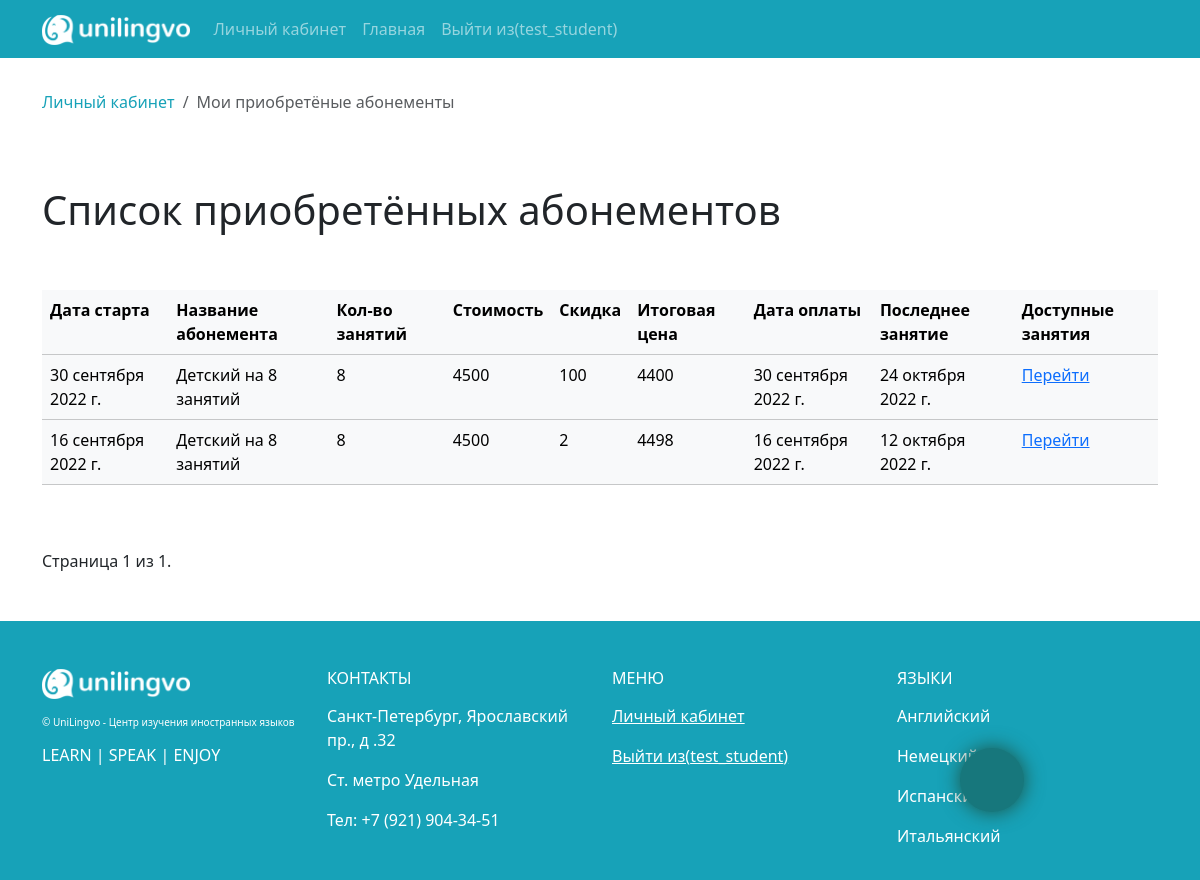
The app's page /abonements/student-abonements/ (signed in), older data.
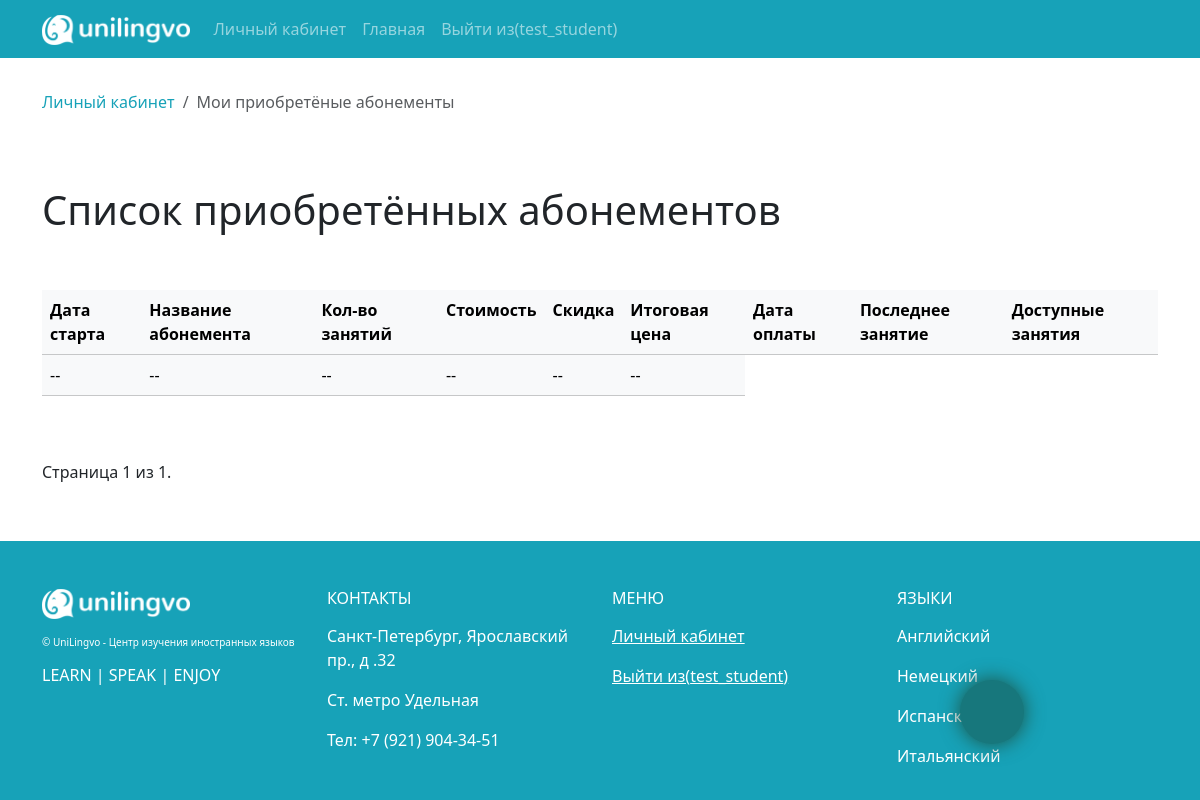
The same page, newer data.
### app_abonements/models.py (models this page shows, shortened)
class PaymentAbonement(models.Model):
    student = models.ForeignKey(Student, on_delete=models.CASCADE, verbose_name="Какой студент")
    abonement = models.ForeignKey(Abonement , on_delete=models.CASCADE, verbose_name="Какой абонемент")
    date_start = models.DateField(verbose_name="Дата старта абонемента")
    date_payment = models.DateField(verbose_name="Дата оплаты абонемента абонемента")
    discount = models.IntegerField(verbose_name="Скидка в рублях (если есть)" , blank=True, null=True)
    class Meta:
        verbose_name = "Оплата абонемента"
        verbose_name_plural = "Оплаты абонементов"

class Abonement(models.Model):
    name = models.CharField(verbose_name="Название абонемента", max_length=255)
    amount_lesson = models.IntegerField(verbose_name="Кол-во занятий")
    price = models.IntegerField(verbose_name="Стоимость абонемента (руб.)")
    duration = models.CharField(verbose_name="Продолжительность 1 занятия", max_length=255)
    description  = models.TextField(verbose_name="Описание")
    course = models.ManyToManyField(TrainingProgramm, verbose_name="К какому курсу", related_name='abonement_courses')
    photo = models.ImageField(verbose_name="Фото", upload_to=get_file_path)
    class Meta:
        verbose_name = "Абонемент"
        verbose_name_plural = "Абонементы"

### app_timetable/models.py (models this page shows, shortened)
class TimeTable(models.Model):
    group = models.ForeignKey(LearingGroup, on_delete=models.CASCADE, verbose_name='Для какой группы')
    date = models.DateField(verbose_name='Дата проведения занятия')
    comment = models.TextField(verbose_name='Комментарий (в случае необходимости)', blank=True)
    class Meta:
        verbose_name = "Расписание занятия группы"
        verbose_name_plural = "Расписание занятий групп"

### app_abonements/views.py (the view)
# urls.py: path('student-abonements/', StudentAbonementsView.as_view(), name="student_abonements"),
class StudentAbonementsView(DataMixin, LoginRequiredMixin, ListView):
    template_name = "app_abonements/student_abonements.html"
    paginate_by =  10
    def get_context_data(self, **kwargs):
        context = super().get_context_data(**kwargs)
        context['breadcrumbs'] = [
            {'link': reverse('profiles:personal_area'), 'title':'Личный кабинет'},
            {'link': '#', 'title': "Мои приобретёные абонементы"}
        ]
        data_mixin_context = self.get_user_context(title = "Оплаченные абонементы")
        return dict(list(context.items()) + list(data_mixin_context.items()))
    def get_queryset(self):
        return  PaymentAbonement.objects.filter(student = self.request.user).order_by('-date_start')

### app_abonements/templatetags/abonement_tags.py (called while the page is built)
@register.simple_tag()
def get_last_lesson_abonement(obj):
    last_date = TimeTable.objects.filter(group = obj.student.group, date__gte = obj.date_start)[obj.abonement.amount_lesson -2]
    return last_date.date or False

@register.simple_tag()
def get_result_price_value(a,b):
    return int(a) - int(b)

### app_lancen/templatetags/lancen_tags.py (called while the page is built)
@register.inclusion_tag('templatetags/breadcrumbs.html')
def breadcrums(list):
    return {'breadcrumbs': list}

### app_lancen/utils.py (called while the page is built)
    def get_user_context(self, **kwargs):
        context = kwargs
        modern_menu = menu.copy()
        if  self.request.user.is_authenticated:
            modern_menu.append({'title' : "Личный кабинет" , 'link' : 'profiles:personal_area'})
        if self.request.user.groups.filter(name='teacher').exists():
            context["pers_area_items"] = teacher_pers_area_items
        if self.request.user.groups.filter(name='student').exists():
            context["pers_area_items"] = student_pers_area_items
        if self.request.user.is_superuser:
            context["pers_area_items"] = admin_pers_area_items
        context['menu'] = modern_menu
        context["recall_form"] = RecallForm
        context['contact_form'] = ContactForm
        return context

### templates/app_abonements/student_abonements.html (shortened to what this page needs)
{% extends 'base.html' %}
{% load app_journal_tags %}
{% load lancen_tags %}
{% load abonement_tags %}
{% load static %}
{% block other_css %}
<link rel="stylesheet" href="{% static 'app_journal/css/journal.css' %}">
{% endblock other_css %}
{% block content %}
{% breadcrums breadcrumbs %}
<section class = "pb-5 pt-5">
    <h1>Список приобретённых абонементов</h1>
    <div class="journal_wrapper">
        <table class = "table table-light table-hover mt-5">
            <tr>
                <th>Дата старта</th>
                <th>Название абонемента</th>
                <th>Кол-во занятий</th>
                <th>Стоимость</th>
                <th>Скидка</th>
                <th>Итоговая цена</th>
                <th>Дата оплаты</th>
                <th>Последнее занятие</th>
                <th>Доступные занятия</th>
            </tr>
            {% for item in  object_list %}
            <tr>
                <td>{{item.date_start}}</td>
                <td>{{item.abonement.name}}</td>
                <td>{{item.abonement.amount_lesson}}</td>
                <td>{{item.abonement.price}}</td>
                <td>{% if item.discount %} {{ item.discount }}  {% else %} --{% endif %}</td>
                <td>{% if item.discount %} {% get_result_price_value item.abonement.price item.discount as res %} {{res}}  {% else %} {{item.abonement.price}}  {% endif %}</td>
                <td>{{item.date_payment}}</td>
                <td>{% get_last_lesson_abonement item  as last_lesson_date%} {{last_lesson_date}}</td>
                <td><a href="{% url 'abonements:student_payment_lessons' id_payment_abonement=item.id  %}">Перейти</a></td>
            </tr>
            {% empty %}
            <tr>
                <td>--</td>
                <td>--</td>
                <td>--</td>
                <td>--</td>
                <td>--</td>
                <td>--</td>
            </tr>
            {% endfor %}
        </table>
    </div>
    <div class="pagination mt-5">
        <span class="step-links">
            <span class="current">
                Страница {{ page_obj.number }} из {{ page_obj.paginator.num_pages }}.
            </span>
        </span>
    </div>
</section>
{% endblock content %}

### templates/base.html (shortened to what the changed rows need)
<!DOCTYPE html>
<html lang="en" class="h-100">
<head>
    {% load static %}
    {% load bootstrap5 %}
    {% load bootstrap_icons %}
    {% bootstrap_css %}
    <link type="text/css" href="{% static 'app_lancen/css/style.css' %}" rel="stylesheet" />
    <link rel="stylesheet" href="https://cdn.jsdelivr.net/npm/bootstrap-icons@1.9.1/font/bootstrap-icons.css">
    {% block other_css %}{% endblock other_css %}
</head>
<body class="d-flex flex-column h-100">
    <header>
        <nav class="navbar navbar-expand-lg navbar-dark my_bg_info" >
            <div class="container">
              <div class="collapse navbar-collapse" id="navbarSupportedContent">
                <ul class="navbar-nav me-auto mb-2 mb-lg-0">
                    {% for m in menu %}
                    <li class="nav-item">
                        <a class="nav-link" href="{% url m.link  %}" >
                            {{m.title}}
                        </a>
                    </li>
                    {% endfor %}
                </ul>
              </div>
            </div>
        </nav>
    </header>
    <main>
        <div class="container">
            {% block content %}{% endblock content %}
        </div>
    </main>
    <footer class="footer mt-auto py-3 my_bg_info pt-5">
        <div class="container">
            <div class="row text-white">
                <div class="col-lg-3 col-md-6 col-sm-12 ">
                    {% for m in menu  %}
                        <p class = "mt-3"> <a href="{% url m.link %}" class = "text-white">{{m.title}}</a></p>
                    {% endfor %}
                </div>
            </div>
        </div>
    </footer>
</body>
</html>

Row changes from the older to the newer data that the page shows:
removed PaymentAbonement: date_start "30 сентября 2022 г.", abonement.name "Детский на 8 занятий", abonement.amount_lesson "8", abonement.price "4500", discount "100", res "4400", date_payment "30 сентября 2022 г."
no longer on this page (row unchanged): TimeTable: date "24 октября 2022 г."
removed PaymentAbonement: date_start "16 сентября 2022 г.", abonement.name "Детский на 8 занятий", abonement.amount_lesson "8", abonement.price "4500", discount "2", res "4498", date_payment "16 сентября 2022 г."
no longer on this page (row unchanged): TimeTable: date "12 октября 2022 г."
